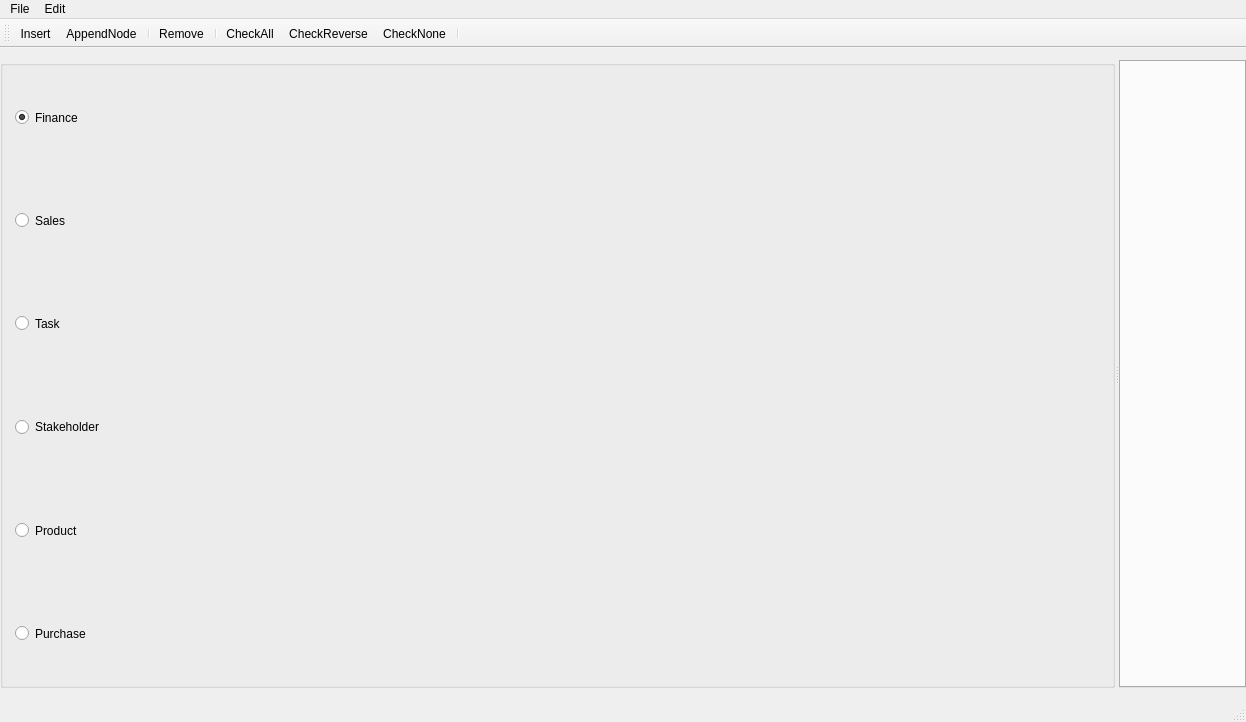
<?xml version="1.0" encoding="UTF-8"?>
<ui version="4.0">
 <class>MainWindow</class>
 <widget class="QMainWindow" name="MainWindow">
  <property name="geometry">
   <rect>
    <x>0</x>
    <y>0</y>
    <width>1246</width>
    <height>722</height>
   </rect>
  </property>
  <property name="windowTitle">
   <string/>
  </property>
  <widget class="QWidget" name="centralwidget">
   <property name="sizePolicy">
    <sizepolicy hsizetype="Expanding" vsizetype="Preferred">
     <horstretch>0</horstretch>
     <verstretch>0</verstretch>
    </sizepolicy>
   </property>
   <layout class="QGridLayout" name="gridLayout">
    <property name="leftMargin">
     <number>0</number>
    </property>
    <property name="topMargin">
     <number>12</number>
    </property>
    <property name="rightMargin">
     <number>0</number>
    </property>
    <property name="bottomMargin">
     <number>12</number>
    </property>
    <property name="spacing">
     <number>8</number>
    </property>
    <item row="0" column="0">
     <widget class="QSplitter" name="splitter">
      <property name="sizePolicy">
       <sizepolicy hsizetype="Preferred" vsizetype="Preferred">
        <horstretch>0</horstretch>
        <verstretch>0</verstretch>
       </sizepolicy>
      </property>
      <property name="orientation">
       <enum>Qt::Orientation::Horizontal</enum>
      </property>
      <widget class="QGroupBox" name="groupBox">
       <property name="sizePolicy">
        <sizepolicy hsizetype="Fixed" vsizetype="Preferred">
         <horstretch>0</horstretch>
         <verstretch>0</verstretch>
        </sizepolicy>
       </property>
       <property name="title">
        <string/>
       </property>
       <layout class="QVBoxLayout" name="verticalLayout">
        <property name="spacing">
         <number>0</number>
        </property>
        <property name="leftMargin">
         <number>12</number>
        </property>
        <property name="topMargin">
         <number>0</number>
        </property>
        <property name="rightMargin">
         <number>12</number>
        </property>
        <property name="bottomMargin">
         <number>0</number>
        </property>
        <item>
         <widget class="QRadioButton" name="rBtnFinance">
          <property name="sizePolicy">
           <sizepolicy hsizetype="Minimum" vsizetype="Preferred">
            <horstretch>0</horstretch>
            <verstretch>0</verstretch>
           </sizepolicy>
          </property>
          <property name="text">
           <string>Finance</string>
          </property>
          <property name="checkable">
           <bool>true</bool>
          </property>
          <property name="checked">
           <bool>true</bool>
          </property>
         </widget>
        </item>
        <item>
         <widget class="QRadioButton" name="rBtnSales">
          <property name="sizePolicy">
           <sizepolicy hsizetype="Minimum" vsizetype="Preferred">
            <horstretch>0</horstretch>
            <verstretch>0</verstretch>
           </sizepolicy>
          </property>
          <property name="text">
           <string>Sales</string>
          </property>
         </widget>
        </item>
        <item>
         <widget class="QRadioButton" name="rBtnTask">
          <property name="sizePolicy">
           <sizepolicy hsizetype="Minimum" vsizetype="Preferred">
            <horstretch>0</horstretch>
            <verstretch>0</verstretch>
           </sizepolicy>
          </property>
          <property name="text">
           <string>Task</string>
          </property>
         </widget>
        </item>
        <item>
         <widget class="QRadioButton" name="rBtnStakeholder">
          <property name="sizePolicy">
           <sizepolicy hsizetype="Minimum" vsizetype="Preferred">
            <horstretch>0</horstretch>
            <verstretch>0</verstretch>
           </sizepolicy>
          </property>
          <property name="text">
           <string>Stakeholder</string>
          </property>
         </widget>
        </item>
        <item>
         <widget class="QRadioButton" name="rBtnProduct">
          <property name="sizePolicy">
           <sizepolicy hsizetype="Minimum" vsizetype="Preferred">
            <horstretch>0</horstretch>
            <verstretch>0</verstretch>
           </sizepolicy>
          </property>
          <property name="text">
           <string>Product</string>
          </property>
         </widget>
        </item>
        <item>
         <widget class="QRadioButton" name="rBtnPurchase">
          <property name="sizePolicy">
           <sizepolicy hsizetype="Minimum" vsizetype="Preferred">
            <horstretch>0</horstretch>
            <verstretch>0</verstretch>
           </sizepolicy>
          </property>
          <property name="text">
           <string>Purchase</string>
          </property>
         </widget>
        </item>
       </layout>
      </widget>
      <widget class="QTabWidget" name="tabWidget"/>
     </widget>
    </item>
   </layout>
  </widget>
  <widget class="QMenuBar" name="menubar">
   <property name="geometry">
    <rect>
     <x>0</x>
     <y>0</y>
     <width>1246</width>
     <height>24</height>
    </rect>
   </property>
   <widget class="QMenu" name="menuFile">
    <property name="title">
     <string>File</string>
    </property>
    <widget class="QMenu" name="menuRecent">
     <property name="title">
      <string>Recent Files</string>
     </property>
    </widget>
    <addaction name="actionAbout"/>
    <addaction name="separator"/>
    <addaction name="actionNew"/>
    <addaction name="actionOpen"/>
    <addaction name="menuRecent"/>
    <addaction name="separator"/>
    <addaction name="actionPreferences"/>
   </widget>
   <widget class="QMenu" name="menuEdit">
    <property name="title">
     <string>Edit</string>
    </property>
    <addaction name="actionInsert"/>
    <addaction name="actionAppendNode"/>
    <addaction name="separator"/>
    <addaction name="actionEdit"/>
    <addaction name="actionDocument"/>
    <addaction name="separator"/>
    <addaction name="actionRemove"/>
    <addaction name="separator"/>
    <addaction name="actionJump"/>
    <addaction name="actionSearch"/>
    <addaction name="separator"/>
   </widget>
   <addaction name="menuFile"/>
   <addaction name="menuEdit"/>
  </widget>
  <widget class="QStatusBar" name="statusbar"/>
  <widget class="QToolBar" name="toolBar">
   <property name="windowTitle">
    <string>toolBar</string>
   </property>
   <attribute name="toolBarArea">
    <enum>TopToolBarArea</enum>
   </attribute>
   <attribute name="toolBarBreak">
    <bool>false</bool>
   </attribute>
   <addaction name="actionInsert"/>
   <addaction name="actionAppendNode"/>
   <addaction name="separator"/>
   <addaction name="actionRemove"/>
   <addaction name="separator"/>
   <addaction name="actionCheckAll"/>
   <addaction name="actionCheckReverse"/>
   <addaction name="actionCheckNone"/>
   <addaction name="separator"/>
  </widget>
  <action name="actionInsert">
   <property name="text">
    <string>Insert</string>
   </property>
   <property name="toolTip">
    <string>Insert</string>
   </property>
   <property name="shortcut">
    <string>Ctrl+N</string>
   </property>
  </action>
  <action name="actionRemove">
   <property name="text">
    <string>Remove</string>
   </property>
  </action>
  <action name="actionAppendNode">
   <property name="text">
    <string>AppendNode</string>
   </property>
   <property name="shortcut">
    <string>Alt+P</string>
   </property>
  </action>
  <action name="actionJump">
   <property name="text">
    <string>Jump</string>
   </property>
   <property name="toolTip">
    <string>Jump</string>
   </property>
   <property name="shortcut">
    <string>Ctrl+J</string>
   </property>
  </action>
  <action name="actionEdit">
   <property name="text">
    <string>Edit</string>
   </property>
   <property name="toolTip">
    <string>Edit Node</string>
   </property>
   <property name="shortcut">
    <string>Ctrl+E</string>
   </property>
  </action>
  <action name="actionSearch">
   <property name="text">
    <string>Search</string>
   </property>
   <property name="shortcut">
    <string>Ctrl+F</string>
   </property>
  </action>
  <action name="actionPreferences">
   <property name="text">
    <string>Preferences...</string>
   </property>
   <property name="shortcut">
    <string>Ctrl+,</string>
   </property>
   <property name="menuRole">
    <enum>QAction::MenuRole::PreferencesRole</enum>
   </property>
  </action>
  <action name="actionAbout">
   <property name="text">
    <string>About YTX</string>
   </property>
   <property name="toolTip">
    <string>About YTX</string>
   </property>
   <property name="menuRole">
    <enum>QAction::MenuRole::AboutRole</enum>
   </property>
  </action>
  <action name="actionNew">
   <property name="text">
    <string>New...</string>
   </property>
   <property name="shortcut">
    <string>Ctrl+Alt+N</string>
   </property>
   <property name="menuRole">
    <enum>QAction::MenuRole::NoRole</enum>
   </property>
  </action>
  <action name="actionOpen">
   <property name="text">
    <string>Open...</string>
   </property>
   <property name="shortcut">
    <string>Ctrl+O</string>
   </property>
   <property name="menuRole">
    <enum>QAction::MenuRole::NoRole</enum>
   </property>
  </action>
  <action name="actionClearMenu">
   <property name="text">
    <string>Clear Menu</string>
   </property>
  </action>
  <action name="actionSeparator">
   <property name="text">
    <string>Separator</string>
   </property>
  </action>
  <action name="actionCheckAll">
   <property name="text">
    <string>CheckAll</string>
   </property>
   <property name="menuRole">
    <enum>QAction::MenuRole::NoRole</enum>
   </property>
  </action>
  <action name="actionCheckNone">
   <property name="text">
    <string>CheckNone</string>
   </property>
   <property name="menuRole">
    <enum>QAction::MenuRole::NoRole</enum>
   </property>
  </action>
  <action name="actionCheckReverse">
   <property name="text">
    <string>CheckReverse</string>
   </property>
   <property name="menuRole">
    <enum>QAction::MenuRole::NoRole</enum>
   </property>
  </action>
  <action name="actionDocument">
   <property name="text">
    <string>Document</string>
   </property>
   <property name="toolTip">
    <string>Edit Document</string>
   </property>
   <property name="shortcut">
    <string>Ctrl+D</string>
   </property>
   <property name="menuRole">
    <enum>QAction::MenuRole::NoRole</enum>
   </property>
  </action>
 </widget>
 <resources/>
 <connections/>
</ui>
